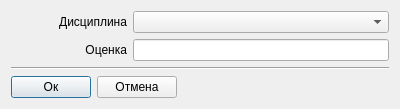
<?xml version="1.0" encoding="UTF-8"?>
<ui version="4.0">
 <class>mAddAbiturMarkDialog</class>
 <widget class="QDialog" name="mAddAbiturMarkDialog">
  <property name="geometry">
   <rect>
    <x>0</x>
    <y>0</y>
    <width>400</width>
    <height>106</height>
   </rect>
  </property>
  <property name="windowTitle">
   <string>Dialog</string>
  </property>
  <layout class="QVBoxLayout" name="verticalLayout" stretch="1,0,0">
   <item>
    <layout class="QGridLayout" name="gridLayout">
     <item row="0" column="0">
      <widget class="QLabel" name="label">
       <property name="text">
        <string>Дисциплина</string>
       </property>
       <property name="alignment">
        <set>Qt::AlignRight|Qt::AlignTrailing|Qt::AlignVCenter</set>
       </property>
      </widget>
     </item>
     <item row="1" column="0">
      <widget class="QLabel" name="label_2">
       <property name="text">
        <string>Оценка</string>
       </property>
       <property name="alignment">
        <set>Qt::AlignRight|Qt::AlignTrailing|Qt::AlignVCenter</set>
       </property>
      </widget>
     </item>
     <item row="0" column="1">
      <widget class="QComboBox" name="discComboBox"/>
     </item>
     <item row="1" column="1">
      <widget class="QLineEdit" name="markLineEdit">
       <property name="sizePolicy">
        <sizepolicy hsizetype="Fixed" vsizetype="Fixed">
         <horstretch>0</horstretch>
         <verstretch>0</verstretch>
        </sizepolicy>
       </property>
       <property name="minimumSize">
        <size>
         <width>256</width>
         <height>0</height>
        </size>
       </property>
       <property name="maximumSize">
        <size>
         <width>256</width>
         <height>16777215</height>
        </size>
       </property>
      </widget>
     </item>
    </layout>
   </item>
   <item>
    <widget class="Line" name="line">
     <property name="orientation">
      <enum>Qt::Horizontal</enum>
     </property>
    </widget>
   </item>
   <item>
    <layout class="QHBoxLayout" name="horizontalLayout">
     <item>
      <widget class="QPushButton" name="okPushButton">
       <property name="text">
        <string>Ок</string>
       </property>
      </widget>
     </item>
     <item>
      <widget class="QPushButton" name="cancelPushButton">
       <property name="text">
        <string>Отмена</string>
       </property>
      </widget>
     </item>
     <item>
      <spacer name="horizontalSpacer">
       <property name="orientation">
        <enum>Qt::Horizontal</enum>
       </property>
       <property name="sizeHint" stdset="0">
        <size>
         <width>40</width>
         <height>20</height>
        </size>
       </property>
      </spacer>
     </item>
    </layout>
   </item>
  </layout>
 </widget>
 <resources/>
 <connections/>
</ui>
